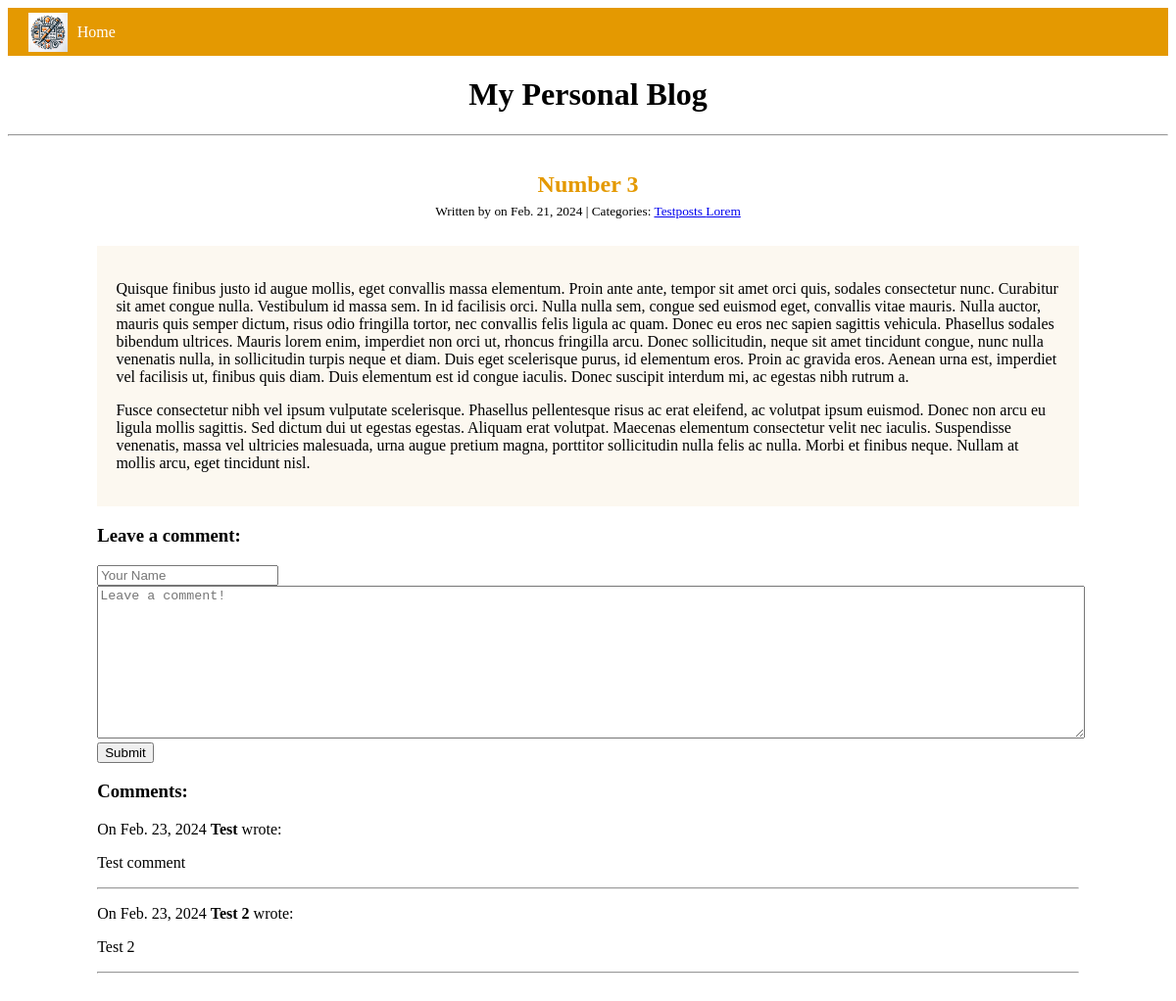
Screenshot of /post/3/ with the database file from the repository.
### blog/models.py (models this page shows, shortened)
class Post(models.Model):
    title = models.CharField(max_length=255)
    body = models.TextField()
    created_on = models.DateTimeField(auto_now_add=True) # assigns the current date and time
    last_modified = models.DateTimeField(auto_now=True)  # assigns the current date and time
    categories = models.ManyToManyField("Category", related_name="posts")
    author = models.ForeignKey("Author", on_delete=models.CASCADE, null=True, blank=True)  # ForeignKey to Author model
    def body_as_summernote(self):
        return self.body
    body_as_summernote.allow_tags = True
    body_as_summernote.admin_order_field = 'body'

class Category(models.Model):
    name = models.CharField(max_length=30)
    class Meta:
        verbose_name_plural = "categories"

class Comment(models.Model):
    author = models.CharField(max_length=60)
    body = models.TextField()
    created_on = models.DateTimeField(auto_now_add=True)
    post = models.ForeignKey("Post", on_delete=models.CASCADE) #ForeignKey defines a many to one relationship

### blog/views.py (the view, shortened to what this page needs)
# urls.py: path("post/<int:pk>/", views.blog_detail, name="blog_detail"),
def blog_detail(request, pk):
    post = Post.objects.get(pk=pk)
    form = CommentForm() # an instance of a comment form
    comments = Comment.objects.filter(post=post)
    context = {
        "post": post,
        "comments": comments,
        "form": CommentForm(),
    }
    return render(request, "blog/detail.html", context)

### blog/forms.py
class CommentForm(forms.Form):
    author = forms.CharField(
        max_length=60,
        widget=forms.TextInput(# the widget used to control how the form is rendered on the page
            attrs={"class": "form-control", "placeholder": "Your Name"}
        ),
    )
    body = forms.CharField(
        widget=forms.Textarea(
            attrs={"class": "form-control", "placeholder": "Leave a comment!"}
        )
    )

### blog/templates/blog/detail.html (shortened to what this page needs)
{% extends "base.html" %}
{% block page_title %}
    <div class="post-title">
        <h2>{{ post.title }}</h2>
    </div>
    <div class="post-details">
        <small>
            Written by {{ post.author.name }} on {{ post.created_on.date }} | Categories:
            {% for category in post.categories.all %}
                <a href="{% url 'blog_category' category.name %}">
                    {{ category.name }}
                </a>
            {% endfor %}
        </small>
    </div>
{% endblock page_title %}
{% block page_content %}
    <div class="post-comment">
        <div class="post-body">
            <p>{{ post.body | safe | linebreaks }}</p>
        </div>
        <h3>Leave a comment:</h3>
        <form method="post">
            <div>
                {{ form.author }}
            </div>
            <div class="comment-textbox">
                {{ form.body }}
            </div>
            <button type="submit" class="btn btn-primary">Submit</button>
        </form>
        <h3>Comments:</h3>
        <div class="comment-section">
            {% for comment in comments %}
                <div class="comment-box">
                    <p>
                        On {{ comment.created_on.date }} <b>{{ comment.author }}</b> wrote:
                    </p>
                    <p>
                        {{ comment.body | linebreaks }}
                    </p>
                </div>
                <hr>
            {% endfor %}
        </div>
    </div>
{% endblock page_content %}

### blog/static/blog/styles.css (style rules this page uses)
.post-title { text-align: center; }
.post-title h2 { color: rgb(228, 153, 1); font-size: 1.5em; margin: 1.5em; }
.post-details { text-align: center; margin-bottom: -2.0em; margin-top: -2.0em; }
.post-comment { padding: 1.2em; margin-top: 2.5em; margin-left: 4.5em; margin-right: 4.5em; }
.post-body { background-color: #fcf8f0; padding: 1.2em; }
.comment-textbox textarea { width: 100% }

### rows the page displays
Post: title "Number 3", created_on "Feb. 21, 2024", body "Quisque finibus justo id augue mollis, eget convallis massa elementum. Proin ante ante, tempor sit amet orci quis, sodales consectetur nunc. Curabitur sit amet congue nulla. Vestibulum id massa sem. In id facilisis orci. Nulla nulla sem, congue sed euismod eget, convallis vitae mauris. Nulla auctor, mauris quis semper dictum, risus odio fringilla tortor, nec convallis felis ligula ac quam. Donec eu eros nec sapien sagittis vehicula. Phasellus sodales bibendum ultrices. Mauris lorem enim, imperdiet non orci ut, rhoncus fringilla arcu. Donec sollicitudin, neque sit amet tincidunt congue, nunc nulla venenatis nulla, in sollicitudin turpis neque et diam. Duis eget scelerisque purus, id…"
Category: name "Testposts"
Category: name "Lorem"
Comment: created_on "Feb. 23, 2024", author "Test", body "Test comment"
Comment: created_on "Feb. 23, 2024", author "Test 2", body "Test 2"
